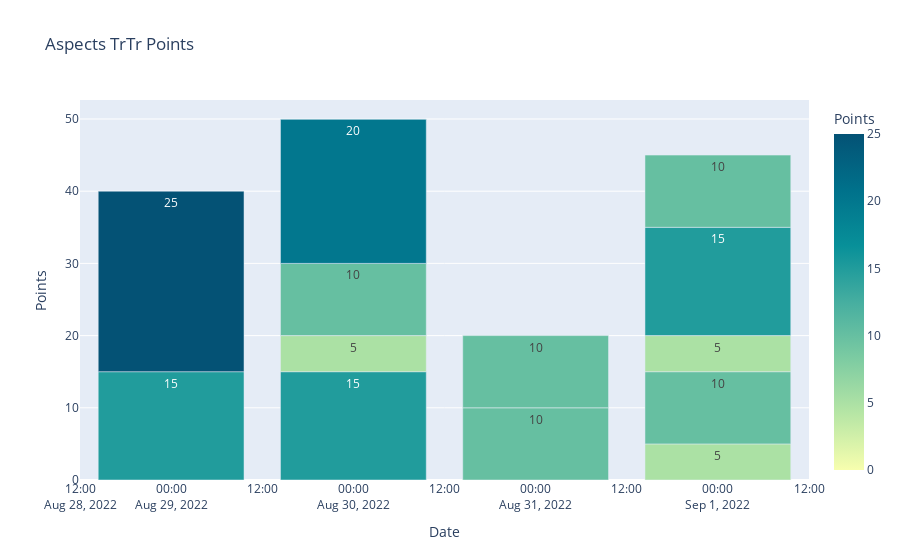

The notebook cell saved with this chart:
### Markdown cell above
#### **result**

### Code cell
fig = px.bar(b_trtr, x="Date", y="Points", color="Points", text="Points", title="Aspects TrTr Points", color_continuous_scale=px.colors.sequential.Bluyl)
fig.show()

### Figure 1 — Plotly figure (JSON) as saved in the notebook; plotly's stock layout.template omitted (floating-point values rounded to 4 significant figures)
{"data": [{"alignmentgroup": "True", "hovertemplate": "Date=%{x}<br>Points=%{marker.color}<extra></extra>", "legendgroup": "", "marker": {"color": [15, 25, 15, 5, 10, 20, 0, 10, 10, 5, 10, 5, 15, 10], "coloraxis": "coloraxis", "pattern": {"shape": ""}}, "name": "", "offsetgroup": "", "orientation": "v", "showlegend": false, "text": [15, 25, 15, 5, 10, 20, 0, 10, 10, 5, 10, 5, 15, 10], "textposition": "auto", "type": "bar", "x": ["2022-08-29T00:00:00", "2022-08-29T00:00:00", "2022-08-30T00:00:00", "2022-08-30T00:00:00", "2022-08-30T00:00:00", "2022-08-30T00:00:00", "2022-08-30T00:00:00", "2022-08-31T00:00:00", "2022-08-31T00:00:00", "2022-09-01T00:00:00", "2022-09-01T00:00:00", "2022-09-01T00:00:00", "2022-09-01T00:00:00", "2022-09-01T00:00:00"], "xaxis": "x", "y": [15, 25, 15, 5, 10, 20, 0, 10, 10, 5, 10, 5, 15, 10], "yaxis": "y"}], "layout": {"barmode": "relative", "coloraxis": {"colorbar": {"title": {"text": "Points"}}, "colorscale": [[0, "rgb(247, 254, 174)"], [0.1667, "rgb(183, 230, 165)"], [0.3333, "rgb(124, 203, 162)"], [0.5, "rgb(70, 174, 160)"], [0.6667, "rgb(8, 144, 153)"], [0.8333, "rgb(0, 113, 139)"], [1, "rgb(4, 82, 117)"]]}, "legend": {"tracegroupgap": 0}, "title": {"text": "Aspects TrTr Points"}, "xaxis": {"anchor": "y", "domain": [0, 1], "title": {"text": "Date"}}, "yaxis": {"anchor": "x", "domain": [0, 1], "title": {"text": "Points"}}}}
